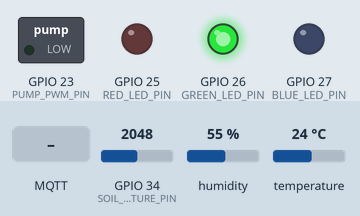
Bench run of a sketch on a simulated ESP32. Parts: switched loads named in the sketch (green lamp = pin HIGH), output pins drawn as LEDs (lit = HIGH). The inputs (shaded band) are chosen by the test bench; at power-on: GPIO 34 (SOIL_MOISTURE_PIN) = 2048, humidity 55 %, temperature 24 °C. WiFi joins after 1.5 s; servers stay silent unless stated; no MQTT or app messages arrive unless stated; what the sketch prints to the serial monitor is not drawn.

Above: at 2.8 s.
2.9 s: GPIO 34 (SOIL_MOISTURE_PIN) set to 2819
6.3 s: GPIO 34 (SOIL_MOISTURE_PIN) set to 2908
At 8.7 s:
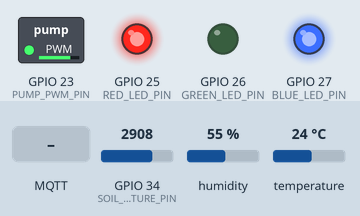
9.1 s: MQTT message "setLeds" arrives on the first subscribed topic
At 9.9 s:
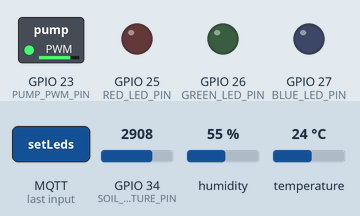
11.6 s: MQTT message "setPump" arrives on the first subscribed topic
At 13.0 s:
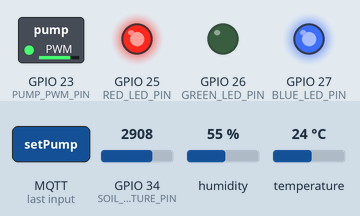
13.1 s: GPIO 34 (SOIL_MOISTURE_PIN) set to 2685
16.4 s: GPIO 34 (SOIL_MOISTURE_PIN) set to 2572
At 18.5 s:
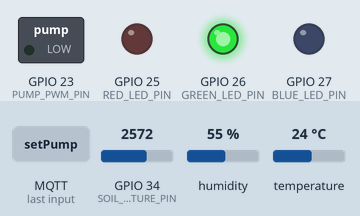
Timing chart, 0 to 20.0 s (numbered marks = the images above; inputs shaded):
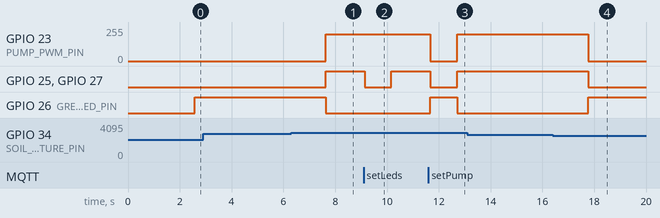

Measured:
- the behaviour switches between 2866 and 2867 on GPIO 34 (SOIL_MOISTURE_PIN) (found by bisection; images 0 and 1)
- the behaviour switches between 2621 and 2620 on GPIO 34 (SOIL_MOISTURE_PIN) (found by bisection; images 3 and 4)
- after the input at 2.9 s, every drawn part: stays the same
- after the input at 6.3 s, GPIO 23 (PUMP_PWM_PIN): 0/255 → 199/255 after 1.3 s; GPIO 25 (RED_LED_PIN), GPIO 27 (BLUE_LED_PIN): LOW → HIGH after 1.3 s; GPIO 26 (GREEN_LED_PIN): HIGH → LOW after 1.3 s
- after the input at 9.1 s, GPIO 25 (RED_LED_PIN), GPIO 27 (BLUE_LED_PIN): HIGH → LOW after 0.05 s, → HIGH 1.0 s later
- after the input at 11.6 s, GPIO 23 (PUMP_PWM_PIN): 199/255 → 0/255 after 0.08 s, → 199/255 1.0 s later; GPIO 25 (RED_LED_PIN), GPIO 27 (BLUE_LED_PIN): HIGH → LOW after 0.08 s, → HIGH 1.0 s later; GPIO 26 (GREEN_LED_PIN): LOW → HIGH after 0.08 s, → LOW 1.0 s later
- after the input at 13.1 s, every drawn part: stays the same
- after the input at 16.4 s, GPIO 23 (PUMP_PWM_PIN): 199/255 → 0/255 after 1.4 s; GPIO 25 (RED_LED_PIN), GPIO 27 (BLUE_LED_PIN): HIGH → LOW after 1.4 s; GPIO 26 (GREEN_LED_PIN): LOW → HIGH after 1.4 s

The sketch:

Zone1A_CropHealth.ino
```cpp
/*
 * Zone 1A - Crop Health Monitoring Node
 * ESP32 with DHT11, Soil Moisture Sensor, Pump Control
 * GPIO Pins: DHT11=4, SoilMoisture=34, Pump=23, Red LED=25, Green LED=26, Blue LED=27
 */

#include <WiFi.h>
#include <DHT.h>
#include <MQTT.h>

// WiFi credentials
const char* ssid = "YOUR_SSID";
const char* password = "YOUR_PASSWORD";

// ThingsBoard MQTT broker
const char* mqtt_broker = "YOUR_THINGSBOARD_HOST";
const int mqtt_port = 1883;
const char* mqtt_username = "YOUR_DEVICE_TOKEN";

// GPIO Pins
#define DHT_PIN 4
#define SOIL_MOISTURE_PIN 34
#define PUMP_PWM_PIN 23
#define RED_LED_PIN 25
#define GREEN_LED_PIN 26
#define BLUE_LED_PIN 27

// DHT11 sensor
DHT dht(DHT_PIN, DHT11);

// MQTT Client
WiFiClient espClient;
MQTTClient client;

// Thresholds
const int SOIL_MOISTURE_THRESHOLD = 30;
const int TEMP_THRESHOLD = 28;

// State tracking
bool pumpActive = false;
int lastMoistureLevel = 50;
int lastTemperature = 25;
int lastHumidity = 60;

void setup() {
  Serial.begin(115200);
  delay(100);

  // Initialize pins
  pinMode(PUMP_PWM_PIN, OUTPUT);
  pinMode(RED_LED_PIN, OUTPUT);
  pinMode(GREEN_LED_PIN, OUTPUT);
  pinMode(BLUE_LED_PIN, OUTPUT);

  // Set PWM frequency
  ledcSetup(0, 5000, 8);
  ledcAttachPin(PUMP_PWM_PIN, 0);

  // Initialize DHT
  dht.begin();

  // Connect to WiFi
  connectToWiFi();

  // Setup MQTT
  client.begin(mqtt_broker, mqtt_port, espClient);
  client.onMessage(messageReceived);
}

void loop() {
  // Maintain WiFi connection
  if (WiFi.status() != WL_CONNECTED) {
    connectToWiFi();
  }

  // Maintain MQTT connection
  if (!client.connected()) {
    connectToMQTT();
  }
  client.loop();

  // Read sensors every 2.5 seconds
  static unsigned long lastReadTime = 0;
  if (millis() - lastReadTime >= 2500) {
    lastReadTime = millis();

    // Read DHT11
    float humidity = dht.readHumidity();
    float temperature = dht.readTemperature();

    // Read soil moisture (0-4095 ADC, convert to 0-100%)
    int moistureADC = analogRead(SOIL_MOISTURE_PIN);
    int soilMoisture = map(moistureADC, 4095, 0, 0, 100); // Inverted: dry=high ADC, wet=low ADC

    lastTemperature = (int)temperature;
    lastHumidity = (int)humidity;
    lastMoistureLevel = soilMoisture;

    // Auto-control logic: Activate pump if soil moisture < 30%
    if (soilMoisture < SOIL_MOISTURE_THRESHOLD) {
      pumpActive = true;
      ledcWrite(0, 200); // PWM 80% (255 * 0.8 = 204)
      setLeds(true, false, true); // Red + Blue for alert + irrigation
    } else if (soilMoisture > SOIL_MOISTURE_THRESHOLD + 5) {
      pumpActive = false;
      ledcWrite(0, 0); // Stop pump
      setLeds(false, true, false); // Green for idle
    }

    // Publish telemetry to ThingsBoard
    publishTelemetry(temperature, humidity, soilMoisture);
  }

  delay(100);
}

void connectToWiFi() {
  Serial.print("Connecting to WiFi: ");
  Serial.println(ssid);
  WiFi.begin(ssid, password);

  int attempts = 0;
  while (WiFi.status() != WL_CONNECTED && attempts < 20) {
    delay(500);
    Serial.print(".");
    attempts++;
  }

  if (WiFi.status() == WL_CONNECTED) {
    Serial.println("\nWiFi connected!");
    Serial.print("IP address: ");
    Serial.println(WiFi.localIP());
  } else {
    Serial.println("\nFailed to connect to WiFi");
  }
}

void connectToMQTT() {
  Serial.print("Connecting to MQTT as Zone1A...");

  // ClientID = deviceName
  if (client.connect("Zone1A", mqtt_username, "")) {
    Serial.println("connected!");

    // Subscribe to RPC methods for pump control
    client.subscribe("v1/devices/me/rpc/request/+");
  } else {
    Serial.println("failed");
  }
}

void publishTelemetry(float temp, float humidity, int moisture) {
  String payload = "{";
  payload += "\"temperature\":" + String(temp, 1);
  payload += ",\"humidity\":" + String(humidity, 0);
  payload += ",\"soilMoisture\":" + String(moisture);
  payload += ",\"pumpActive\":" + String(pumpActive ? "true" : "false");
  payload += ",\"pumpSpeed\":" + String(pumpActive ? 80 : 0);
  payload += ",\"redAlert\":" + String(pumpActive ? "true" : "false");
  payload += ",\"greenIdleActive\":" + String(!pumpActive ? "true" : "false");
  payload += ",\"blueIrrigationActive\":" + String(pumpActive ? "true" : "false");
  payload += "}";

  client.publish("v1/devices/me/telemetry", payload);
}

void messageReceived(String &topic, String &payload) {
  Serial.print("Incoming MQTT message: ");
  Serial.println(payload);

  // Handle RPC requests for manual pump control
  if (topic.indexOf("rpc/request") != -1) {
    if (payload.indexOf("setPump") != -1) {
      bool shouldActivate = payload.indexOf("true") != -1;
      pumpActive = shouldActivate;
      if (shouldActivate) {
        ledcWrite(0, 200);
        setLeds(true, false, true);
      } else {
        ledcWrite(0, 0);
        setLeds(false, true, false);
      }

      String response = "{\"result\":true}";
      client.publish("v1/devices/me/rpc/response/1", response);
    }

    if (payload.indexOf("setLeds") != -1) {
      bool red = payload.indexOf("red") != -1;
      bool green = payload.indexOf("green") != -1;
      bool blue = payload.indexOf("blue") != -1;
      setLeds(red, green, blue);

      String response = "{\"result\":true}";
      client.publish("v1/devices/me/rpc/response/1", response);
    }
  }
}

void setLeds(bool red, bool green, bool blue) {
  digitalWrite(RED_LED_PIN, red ? HIGH : LOW);
  digitalWrite(GREEN_LED_PIN, green ? HIGH : LOW);
  digitalWrite(BLUE_LED_PIN, blue ? HIGH : LOW);
}
```
